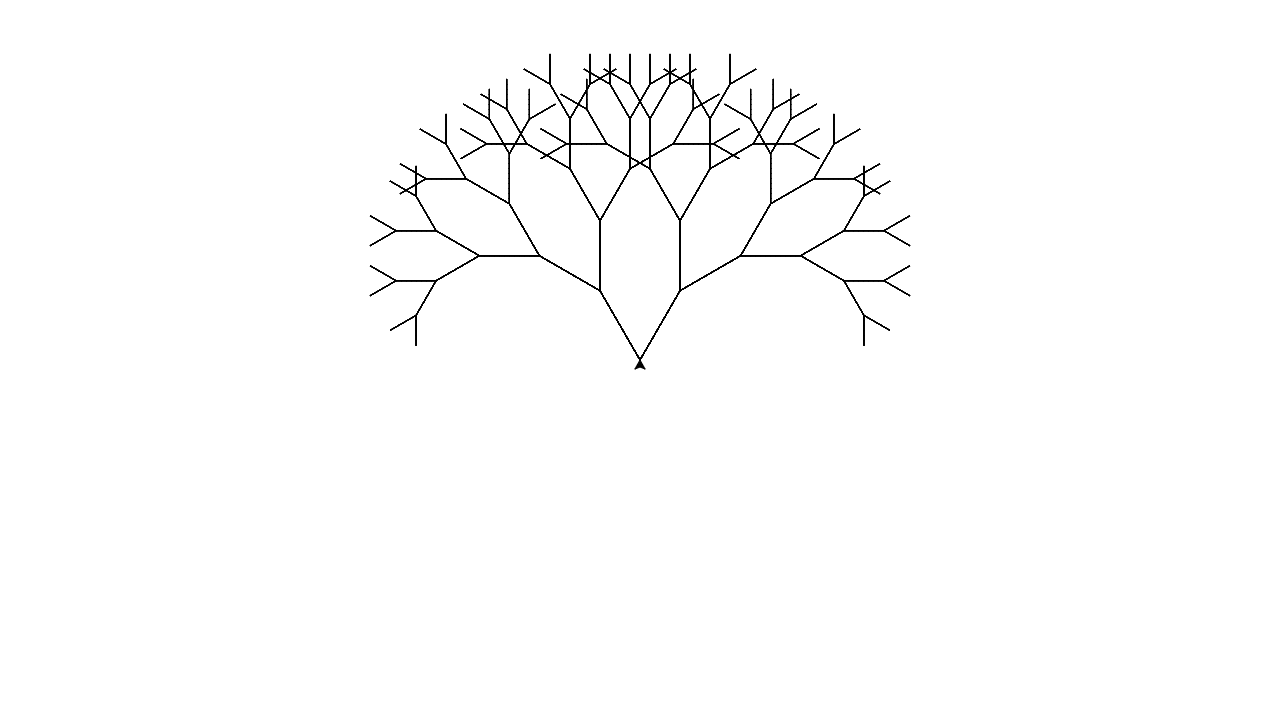

Here is the Python script that generated this plot:
# -*- coding: utf-8 -*-
# Time    : 2019/4/5 22:38
# Author  : Mifen
# Email   : 2952277346@qq.com
# Github  : https://github.com/Amd794


import turtle

toplevel = 6  # 一共递归6层
angle = 30


def drawTree(length, level):
    turtle.left(angle)  # 绘制左枝
    turtle.forward(length)

    if level < toplevel:  # 在左枝退回去之前递归
        drawTree(length - 10, level + 1)
    turtle.back(length)

    turtle.right(angle * 2)  # 绘制右枝
    turtle.forward(length)

    if level < toplevel:  # 在右枝退回去之前递归
        drawTree(length - 10, level + 1)
    turtle.back(length)
    turtle.left(angle)

turtle.speed(1)
turtle.tracer(0)  # 不刷新
turtle.left(90)
drawTree(80, 1)
turtle.update()  # 刷新，和上面的tracer(0)配合，直接出图形，忽略过程

turtle.done()
